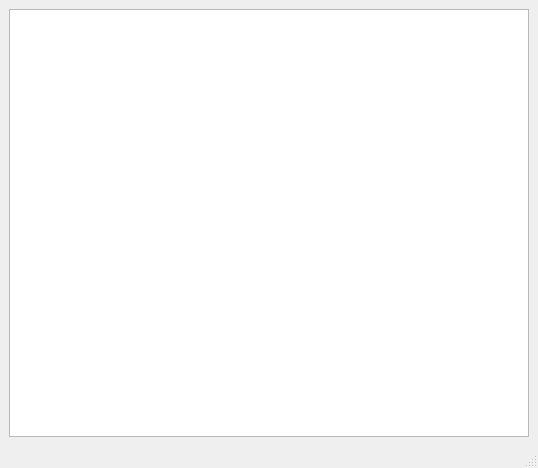
<?xml version="1.0" encoding="UTF-8"?>
<ui version="4.0">
 <class>MainWindow</class>
 <widget class="QMainWindow" name="MainWindow">
  <property name="geometry">
   <rect>
    <x>0</x>
    <y>0</y>
    <width>538</width>
    <height>468</height>
   </rect>
  </property>
  <property name="windowTitle">
   <string>MainWindow</string>
  </property>
  <widget class="QWidget" name="centralwidget">
   <layout class="QVBoxLayout" name="verticalLayout">
    <item>
     <widget class="QTreeView" name="treeView"/>
    </item>
   </layout>
  </widget>
  <widget class="QMenuBar" name="menubar">
   <property name="geometry">
    <rect>
     <x>0</x>
     <y>0</y>
     <width>538</width>
     <height>21</height>
    </rect>
   </property>
  </widget>
  <widget class="QStatusBar" name="statusbar"/>
 </widget>
 <resources/>
 <connections/>
</ui>
